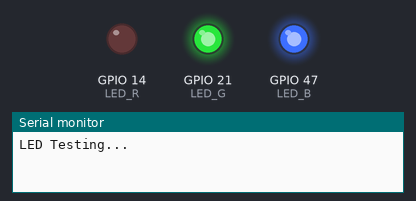
The sketch below on a simulated ESP32-S3. Shown: output pins drawn as LEDs (lit = HIGH), the last lines printed to the serial monitor.

Above: at 0.2 s.
At 1.2 s:
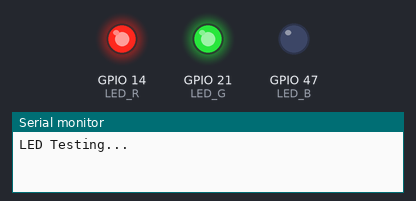
At 3.2 s:
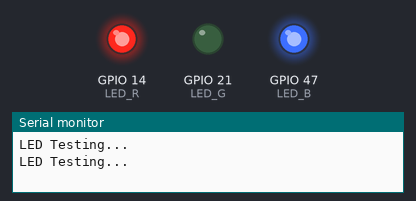
At 4.5 s:
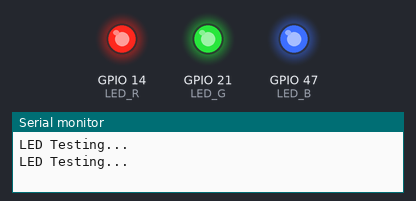
Timing chart, 0 to 5.8 s (numbered marks = the images above):
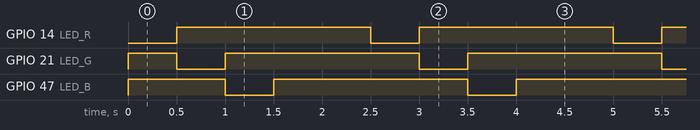

Measured:
- by itself, GPIO 14 (LED_R), GPIO 21 (LED_G), GPIO 47 (LED_B): alternates HIGH for 2.0 s and LOW for 0.50 s
- by itself, everything shown: repeats every 2.5 s, in 4 steps

The sketch:

ESP32-S3_LED_Test.ino
```cpp
#define LED_R 14
#define LED_G 21
#define LED_B 47
#define SW_1 45
#define SW_2 48
#define SW_DIP 12

void setup() {
  // put your setup code here, to run once:
  pinMode(SW_1, INPUT);
  pinMode(SW_2, INPUT);
  pinMode(SW_DIP, INPUT);

  pinMode(LED_R, OUTPUT);
  pinMode(LED_G, OUTPUT);
  pinMode(LED_B, OUTPUT);

  digitalWrite(LED_R, HIGH);
  digitalWrite(LED_G, HIGH);
  digitalWrite(LED_B, HIGH);

  Serial.begin(115200);
  Serial1.begin(115200);
  //Serial.begin(921600);
  //Serial1.begin(921600, SERIAL_8N1, 18, 17);
}

void loop() {
  // put your main code here, to run repeatedly:
  Serial.println("LED Testing..."); //display a message

  digitalWrite(LED_R, LOW);
  delay(500);
  digitalWrite(LED_R, HIGH);
  digitalWrite(LED_G, LOW);
  delay(500);
  digitalWrite(LED_G, HIGH);
  digitalWrite(LED_B, LOW);
  delay(500);
  digitalWrite(LED_B, HIGH);

/*
  if(Serial1.available()){
    Serial.write(Serial1.read());
  }

  Serial1.write(c);
*/
  delay(1000);
}
```
